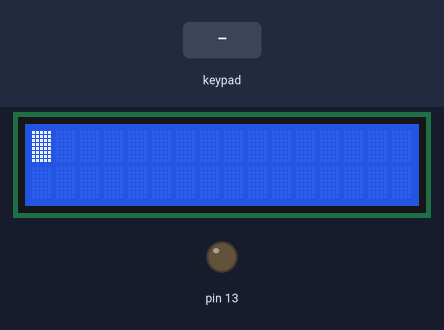
A sketch run on a simulated Arduino Mega 2560, built with avr-gcc and run on an emulated ATmega2560. Shown: 16×2 character LCD, output pins drawn as LEDs (lit = HIGH). The test bench sets the inputs (shaded band). EEPROM starts erased.

Above: at 1.2 s.
1.3 s: keypad keys 1 0 0 # pressed 0.4 s apart
At 2.8 s:
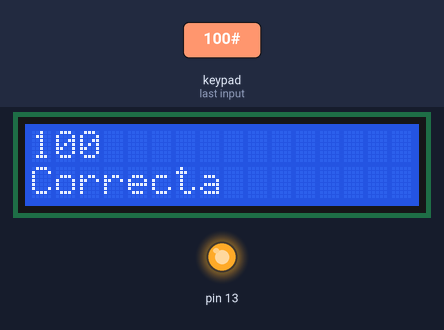
5.6 s: key 'D' pressed
At 6.5 s:
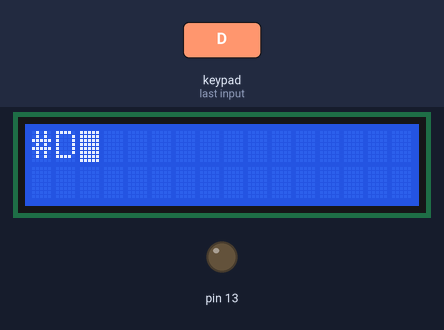
7.1 s: key '#' pressed
At 7.8 s:
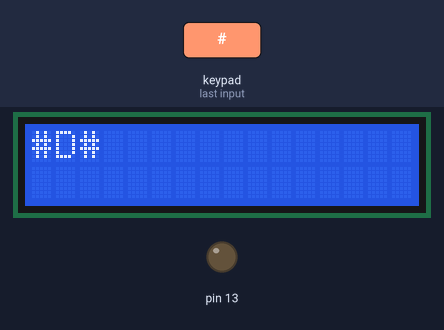
10.1 s: keypad keys 3 6 3 4 3 2 3 0 * pressed 0.4 s apart
At 16.4 s:
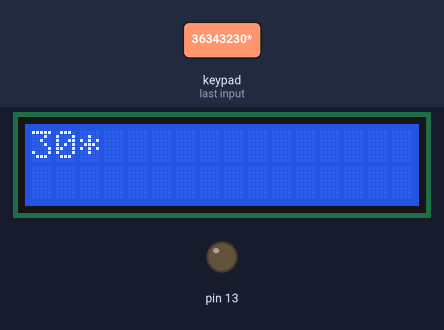
16.7 s: key '*' pressed
At 17.9 s:
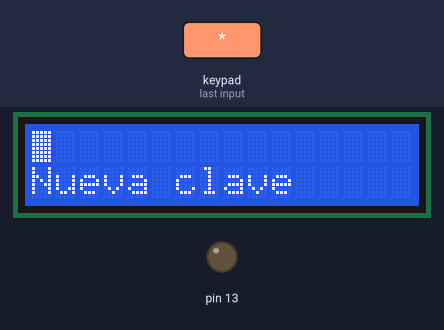
19.1 s: keypad keys 3 6 3 4 3 2 3 0 A pressed 0.4 s apart
At 23.8 s:
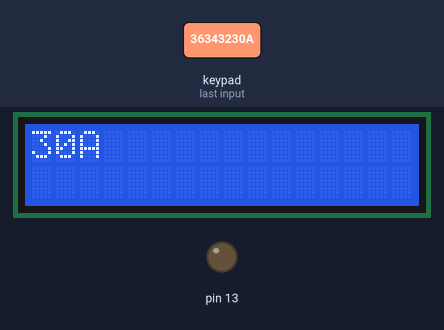
Timing chart, 0 to 25.3 s (numbered marks = the images above; inputs shaded):
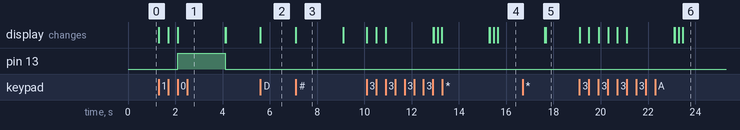

The sketch:

EEPROM.ino
```cpp
/* @file CustomKeypad.pde
|| @version 1.0
|| @author Alexander Brevig
|| @contact alexanderbrevig@gmail.com
||
|| @description
|| | Demonstrates changing the keypad size and key values.
|| #
*/
/* The circuit:
 * LCD RS pin to digital pin 12
 * LCD Enable pin to digital pin 11
 * LCD D4 pin to digital pin 5
 * LCD D5 pin to digital pin 4
 * LCD D6 pin to digital pin 3
 * LCD D7 pin to digital pin 2
 * LCD R/W pin to ground
 * 10K resistor:
 * ends to +5V and ground
 * wiper to LCD VO pin (pin 3) */
#include <Keypad.h>
#include <LiquidCrystal.h>
#include <EEPROM.h>
int dire=0;
int clave = 100;
//byte v1,v2;
char key;
String proba="";
int i = 0;
const int rs = 8, en = 9, d4 = 4, d5 = 5, d6 = 6, d7 = 7;
LiquidCrystal lcd(rs, en, d4, d5, d6, d7);

const byte ROWS = 4; //four rows
const byte COLS = 4; //four columns
//define the cymbols on the buttons of the keypads
char hexaKeys[ROWS][COLS] = {
  {'D','#','0','*'},
  {'C','9','8','7'},
  {'B','6','5','4'},
  {'A','3','2','1'}
};
byte rowPins[ROWS] = {36, 34, 32, 30}; //connect to the row pinouts of the keypad
byte colPins[COLS] = {44, 42, 40, 38}; //connect to the column pinouts of the keypad

//initialize an instance of class NewKeypad
Keypad customKeypad = Keypad( makeKeymap(hexaKeys), rowPins, colPins, ROWS, COLS);

void setup(){
  lcd.begin(16,2);
  lcd.clear();
  Serial.begin(9600);
  EEPROM.write(dire,clave);
  pinMode(13,OUTPUT);
  digitalWrite(13,LOW);
}

void loop(){
  lcd.setCursor(0,0);
  lcd.blink();
  proba="";
  while(i<3){
  key = customKeypad.getKey();
  if(key=='*' && i==0){
    restablecer();
    proba="";
    i=0;
    lcd.clear();
    lcd.setCursor(0,0);
    lcd.blink();
    key=NO_KEY;}

  if(key){
    lcd.print(String(key));
    proba+=String(key);
    i+=1;    }
    }

  lcd.setCursor(0,1);
  if (proba.toInt() == EEPROM.read(dire)){
    lcd.print("Correcta");
    digitalWrite(13,HIGH);}
  else{

    }

 i=0;
 lcd.noBlink();
 delay(2000);
 digitalWrite(13,LOW);
 lcd.clear();
}

void restablecer(){
  lcd.clear();
  String nova= "";
  lcd.setCursor(0,1);
  lcd.print("Nueva clave");
  lcd.setCursor(0,0);
  lcd.blink();
  while(i<3){
    key = customKeypad.getKey();
    if(key){
      lcd.print(String(key));
      nova+=String(key);
      i+=1;}
    }
   clave=nova.toInt();
   EEPROM.update(dire,clave);
  }
```

Measured:
- after the input at 1.3 s, pin 13: LOW → HIGH after 0.81 s, → LOW 2.0 s later; the display: first changes at once (image 1 shows a later state)
- after the input at 5.6 s, the display: changes at once (image 2)
- after the input at 7.1 s, the display: changes at once (image 3)
- after the input at 10.1 s, the display: first changes at once (image 4 shows a later state)
- after the input at 16.7 s, the display: first differs from a run without the input after 0.96 s (image 5)
- after the input at 19.1 s, the display: first changes at once (image 6 shows a later state)
- what the display in image 3 shows lasts 2.0 s, from 7.1 s to 9.1 s
